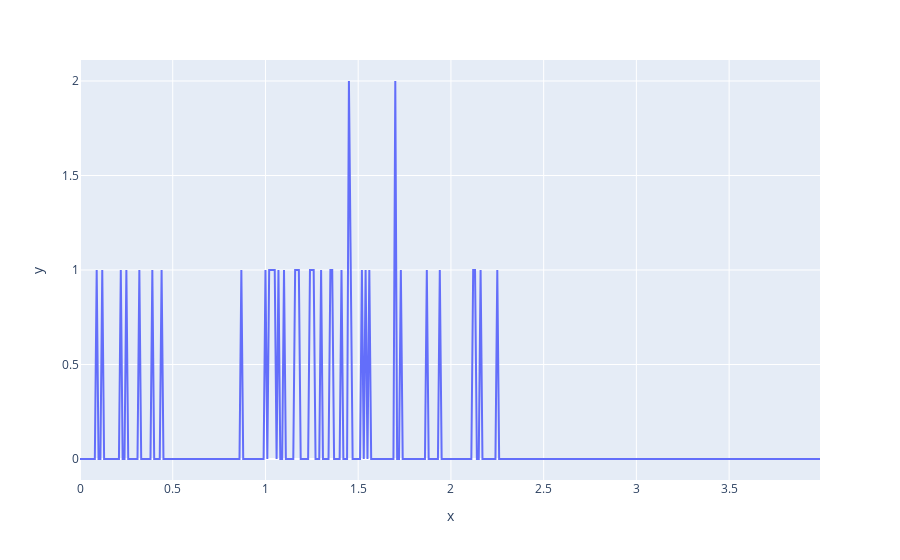
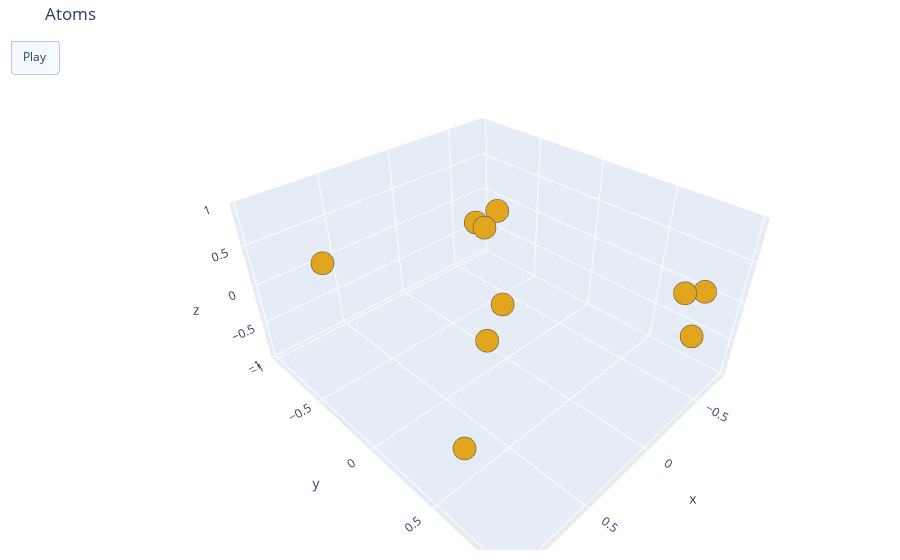
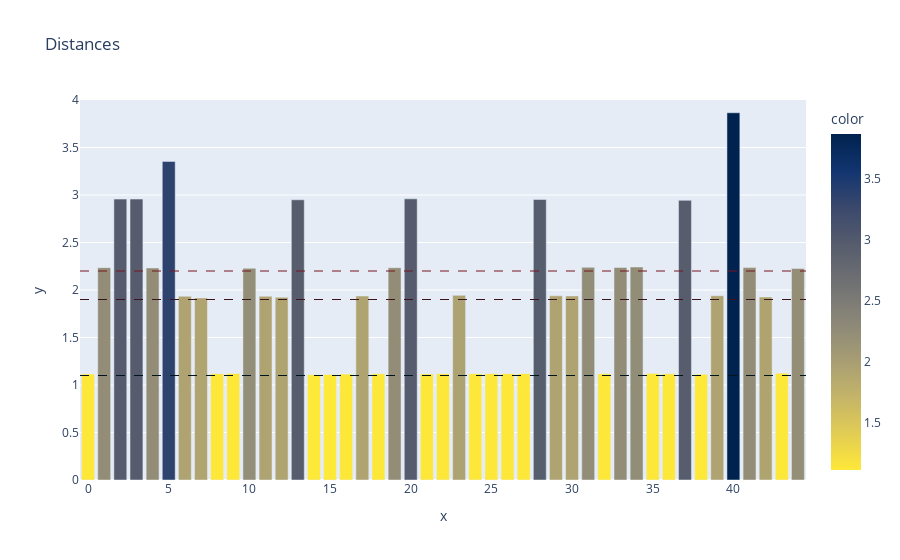
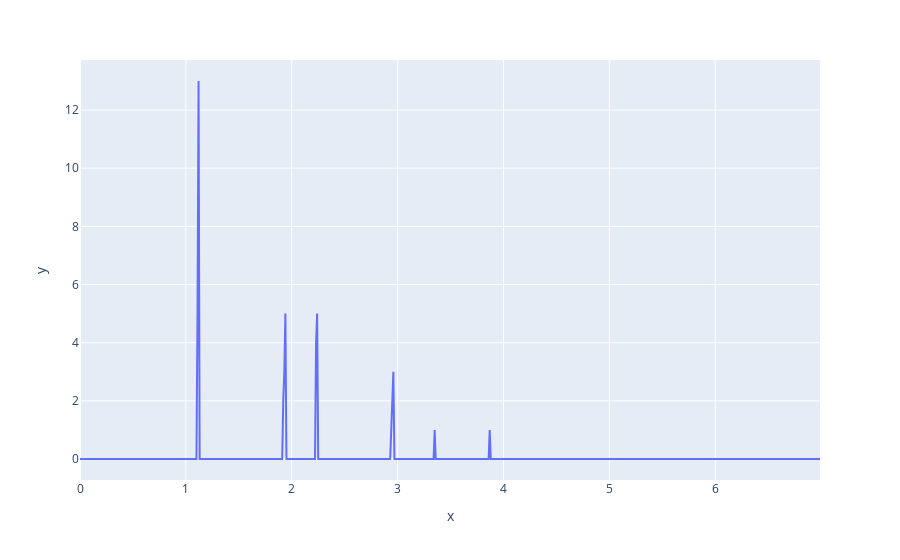

Notebook code for these charts, in order:
### Code cell
from system import *
from random import random
from atom import *
from math import  e


ITERS = 10000
K =   .0000001 
T = 1
FRAMES = 15
ATOMS = 10


def monte_carlo(deltaU, K, T):
    acception_probability =e ** ((-deltaU)/(K*T))
    return bool(random() < acception_probability)
    

system = System(2)
system.generate_atoms(ATOMS,(-1,1))
system.add_frame()
system.get_RDF_plot()

for i in range(ITERS):
    
    if i % (ITERS//FRAMES) == 0:
        system.add_frame()

    old_energy = system.get_total_E()
    system.move_random_atom(Atom.generate_random_vector(axes=system.dimensions,
                                                        min_=-.05,
                                                        max_=.05))
        
    new_energy = system.get_total_E()
    
    if new_energy > old_energy:
        if not monte_carlo(new_energy-old_energy, K, T):
            system.restore_previous_stage()

# uselessiters = 0
# minenergy = float("inf")
# while uselessiters < 10000:
    

#     old_energy = system.get_total_E()
#     system.move_random_atom(Atom.generate_random_vector(axes=system.dimensions,
#                                                         min_=-.05,
#                                                         max_=.05))
        
#     new_energy = system.get_total_E()
#     if new_energy<minenergy:
#         minenergy=new_energy
#         uselessiters = 0
#     else:
#         uselessiters+=1
#     if new_energy > old_energy:
#         if not monte_carlo(new_energy-old_energy, K, T):
#             system.restore_previous_stage()



        


# Saving and visualizing
system.add_frame()
system.visualize()
system.get_distances_bar_plot()
system.get_RDF_plot()
system.write_cur_state_to_f(f"xyz/{ATOMS}atoms_{ITERS}iterations.xyz")

print("Atoms",ATOMS)
print("Iterations:",ITERS)
print(system)

### Figure 1 — Plotly figure (JSON) as saved in the notebook; plotly's stock layout.template omitted (floating-point values rounded to 4 significant figures; data arrays with more than 128 entries replaced by an {"elided": "..."} marker saying what was removed)
{"data": [{"hovertemplate": "x=%{x}<br>y=%{y}<extra></extra>", "legendgroup": "", "line": {"color": "#636efa", "dash": "solid"}, "marker": {"symbol": "circle"}, "mode": "lines", "name": "", "orientation": "v", "showlegend": false, "type": "scatter", "x": {"elided": "400 float values"}, "xaxis": "x", "y": {"elided": "400 int values"}, "yaxis": "y"}], "layout": {"legend": {"tracegroupgap": 0}, "margin": {"t": 60}, "xaxis": {"anchor": "y", "domain": [0, 1], "title": {"text": "x"}}, "yaxis": {"anchor": "x", "domain": [0, 1], "title": {"text": "y"}}}}

### Figure 2 — Plotly figure (JSON) as saved in the notebook; plotly's stock layout.template omitted (floating-point values rounded to 4 significant figures)
{"data": [{"marker": {"color": "rgb(225,166,29)", "line": {"width": 80}}, "mode": "markers", "type": "scatter3d", "x": [-0.4021, -0.3938, 0.4154, -0.3471, 0.9711, -0.663, -0.756, 0.1374, 0.6049, -0.6225], "y": [-0.6918, -0.5993, 0.2507, 0.9649, 0.6837, 0.7386, 0.8103, 0.08818, -0.9753, -0.7077], "z": [0, 0, 0, 0, 0, 0, 0, 0, 0, 0]}], "layout": {"margin": {"b": 10, "l": 10, "r": 10, "t": 40}, "title": {"text": "Atoms"}, "updatemenus": [{"buttons": [{"args": [null], "label": "Play", "method": "animate"}], "type": "buttons"}]}}

### Figure 3 — Plotly figure (JSON) as saved in the notebook; plotly's stock layout.template omitted (floating-point values rounded to 4 significant figures)
{"data": [{"alignmentgroup": "True", "hovertemplate": "x=%{x}<br>y=%{y}<br>color=%{marker.color}<extra></extra>", "legendgroup": "", "marker": {"color": [1.115, 2.235, 2.957, 2.957, 2.232, 3.354, 1.935, 1.916, 1.118, 1.12, 2.228, 1.933, 1.923, 2.95, 1.109, 1.112, 1.115, 1.937, 1.118, 2.235, 2.96, 1.117, 1.119, 1.944, 1.119, 1.119, 1.119, 1.119, 2.953, 1.939, 1.937, 2.238, 1.119, 2.237, 2.242, 1.122, 1.118, 2.943, 1.113, 1.939, 3.865, 2.236, 1.926, 1.123, 2.226], "coloraxis": "coloraxis", "pattern": {"shape": ""}}, "name": "", "offsetgroup": "", "orientation": "v", "showlegend": false, "textposition": "auto", "type": "bar", "x": [0, 1, 2, 3, 4, 5, 6, 7, 8, 9, 10, 11, 12, 13, 14, 15, 16, 17, 18, 19, 20, 21, 22, 23, 24, 25, 26, 27, 28, 29, 30, 31, 32, 33, 34, 35, 36, 37, 38, 39, 40, 41, 42, 43, 44], "xaxis": "x", "y": [1.115, 2.235, 2.957, 2.957, 2.232, 3.354, 1.935, 1.916, 1.118, 1.12, 2.228, 1.933, 1.923, 2.95, 1.109, 1.112, 1.115, 1.937, 1.118, 2.235, 2.96, 1.117, 1.119, 1.944, 1.119, 1.119, 1.119, 1.119, 2.953, 1.939, 1.937, 2.238, 1.119, 2.237, 2.242, 1.122, 1.118, 2.943, 1.113, 1.939, 3.865, 2.236, 1.926, 1.123, 2.226], "yaxis": "y"}], "layout": {"barmode": "relative", "coloraxis": {"colorbar": {"title": {"text": "color"}}, "colorscale": [[0, "#fee838"], [0.1111, "#e1cc55"], [0.2222, "#c3b369"], [0.3333, "#a59c74"], [0.4444, "#8a8678"], [0.5556, "#707173"], [0.6667, "#575d6d"], [0.7778, "#3b496c"], [0.8889, "#123570"], [1, "#00224e"]]}, "legend": {"tracegroupgap": 0}, "shapes": [{"line": {"color": "rgb(0,20,30)", "dash": "dash", "width": 1}, "type": "line", "x0": 0, "x1": 1, "xref": "x domain", "y0": 1.1, "y1": 1.1, "yref": "y"}, {"line": {"color": "rgb(60,20,30)", "dash": "dash", "width": 1}, "type": "line", "x0": 0, "x1": 1, "xref": "x domain", "y0": 1.9, "y1": 1.9, "yref": "y"}, {"line": {"color": "rgb(120,20,30)", "dash": "dash", "width": 1}, "type": "line", "x0": 0, "x1": 1, "xref": "x domain", "y0": 2.2, "y1": 2.2, "yref": "y"}], "title": {"text": "Distances"}, "xaxis": {"anchor": "y", "domain": [0, 1], "title": {"text": "x"}}, "yaxis": {"anchor": "x", "domain": [0, 1], "range": [0, 4], "title": {"text": "y"}}}}

### Figure 4 — Plotly figure (JSON) as saved in the notebook; plotly's stock layout.template omitted (floating-point values rounded to 4 significant figures; data arrays with more than 128 entries replaced by an {"elided": "..."} marker saying what was removed)
{"data": [{"hovertemplate": "x=%{x}<br>y=%{y}<extra></extra>", "legendgroup": "", "line": {"color": "#636efa", "dash": "solid"}, "marker": {"symbol": "circle"}, "mode": "lines", "name": "", "orientation": "v", "showlegend": false, "type": "scatter", "x": {"elided": "700 float values"}, "xaxis": "x", "y": {"elided": "700 int values"}, "yaxis": "y"}], "layout": {"legend": {"tracegroupgap": 0}, "margin": {"t": 60}, "xaxis": {"anchor": "y", "domain": [0, 1], "title": {"text": "x"}}, "yaxis": {"anchor": "x", "domain": [0, 1], "title": {"text": "y"}}}}
